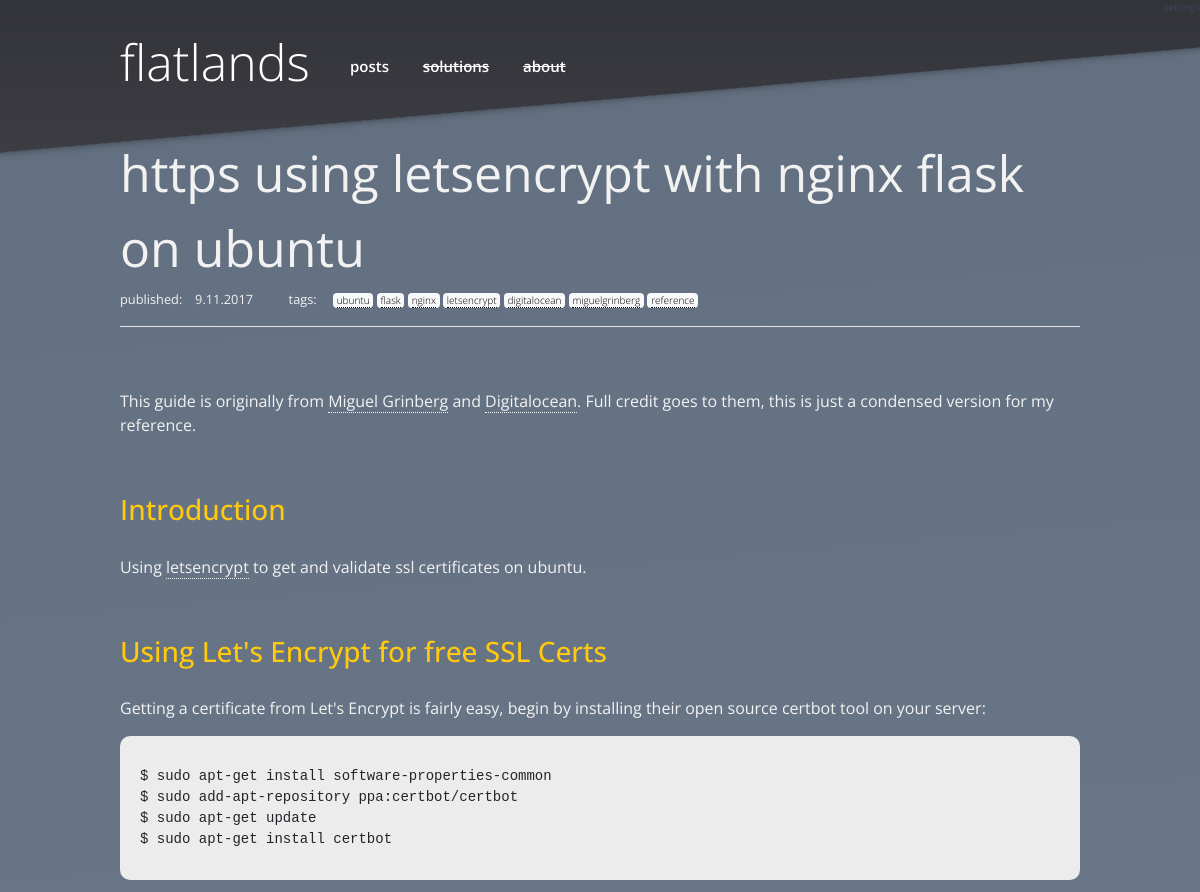
The app's page /article/https-using-letsencrypt-with-nginx-flask-on-ubuntu (upper part), older data.
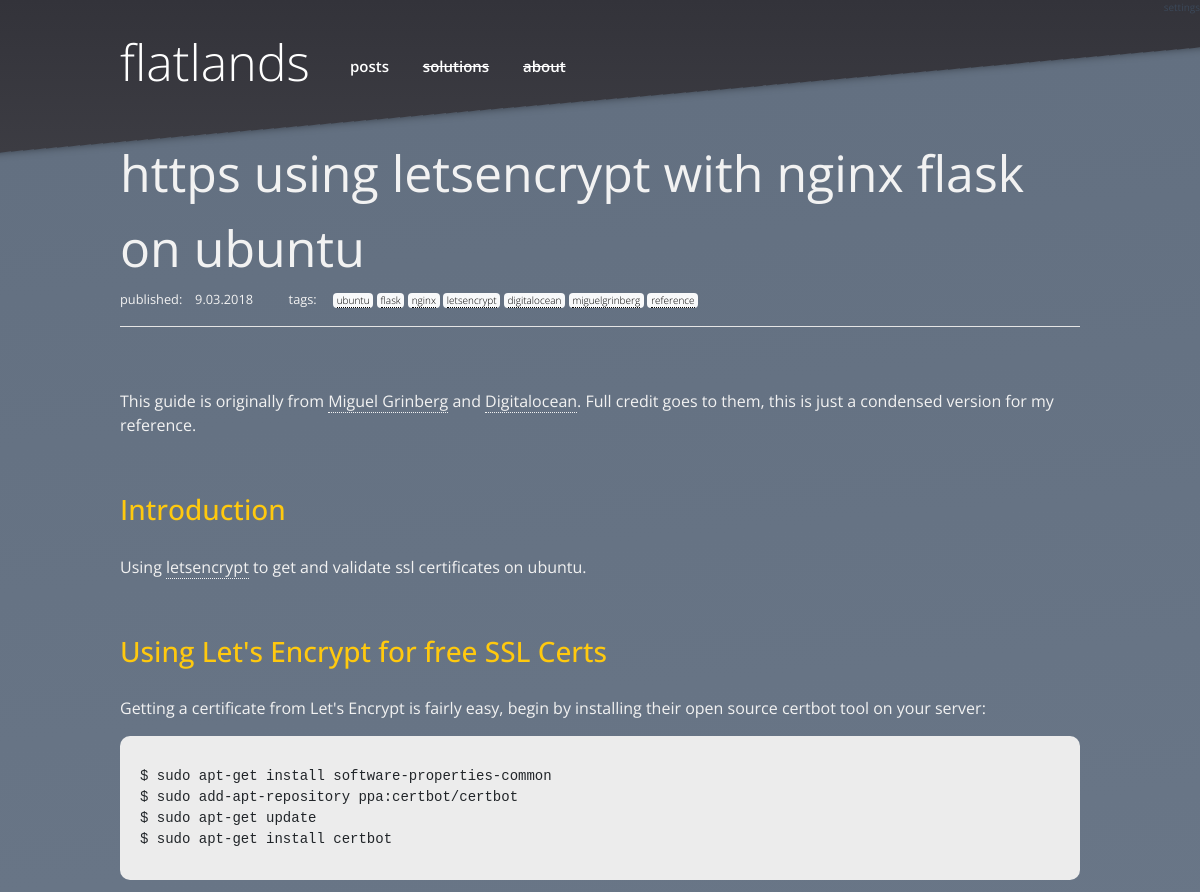
The same page, newer data.
### modules/models.py (models this page shows, shortened)
class Post(db.Model):
    id = db.Column(db.Integer, primary_key=True)
    title = db.Column(db.String())
    author = db.Column(db.String())
    tags = db.Column(db.String())
    strap = db.Column(db.String())
    content = db.Column(db.String())
    pub_date = db.Column(db.String())
    published = db.Column(db.Boolean, default=False)

### app.py (the view)
@app.route('/article/<title>')
def post(title):
    title = title.replace('-', ' ')
    blog_post = modules.database.to_json((modules.models.Post.query.filter_by(title=title).first(),))[1]
    blog_post['content'] = modules.database.markdown_to_html(title)
    return render_template('blog_post.html', post=blog_post)

### modules/database.py (called while the page is built)
def to_json(results):
    result = {}
    item = {}
    count = 1
    for row in results:
        for k, v in row.__dict__.items():
            if not k.startswith('_') and k != 'id':
                item[k] = v
        result[count] = item
        count += 1
        item = {}
    return result

def markdown_to_html(title):
    post_dir = os.path.join(APP_ROOT, 'posts')
    with open(os.path.join(post_dir, f"{title.replace(' ', '-')}.md")) as f:
        text = f.read()
        html = markdown.markdown(text, extensions=['markdown.extensions.fenced_code'])
    return html

### templates/blog_post.html
{% extends "base.html" %}
{% block content %}
<div class="post">
<div class="title">{{ post.title }}</div>
<small>
        published:&emsp;{{post.pub_date}} &emsp; &emsp;
        tags:&emsp;
            {% for tag in post.tags.split(' ') %}
            <span class="badge badge-light"><a style="font-weight:300;color:black;font-size:10px;" href="/tag/{{tag}}">{{tag}}</a></span>
            {% endfor %}
        </small>
<hr style="background-color:white;">
<p style="height:30px;"></p>
    {{ post.content|safe }}
</div>
{% endblock %}

Row changes from the older to the newer data that the page shows:
changed Post "https using letsencrypt with nginx flask on ubuntu": pub_date "9.11.2017" → "9.03.2018"
